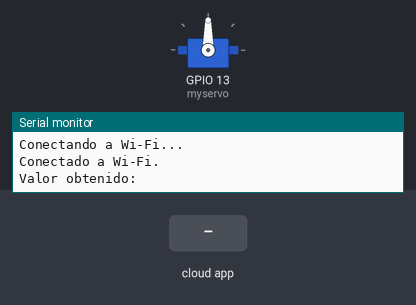
Bench run of a sketch on a simulated ESP32. On the bench: servo, the last lines printed to the serial monitor. Inputs (shaded band) come from the test bench. WiFi joins after 1.5 s; servers stay silent unless stated; the Firebase database answers and starts empty.

Above: at 2.7 s.
2.8 s: the phone or cloud app sets ESP32 to 1
At 2.95 s:
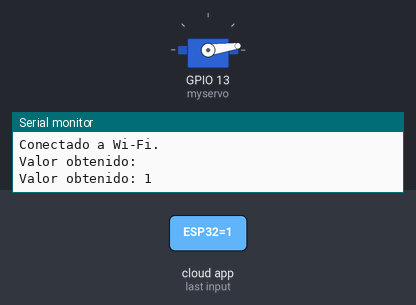
At 3.55 s:
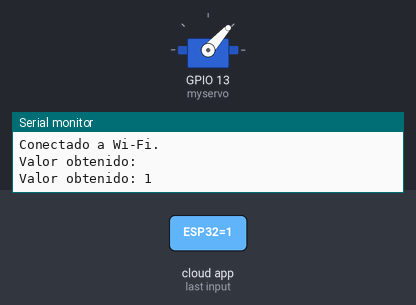
Timing chart, 0 to 5.8 s (numbered marks = the images above; inputs shaded):
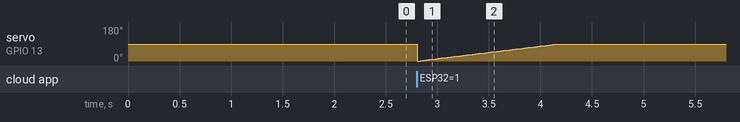

The sketch:

CodigoDaniel.ino
```cpp
//Paso 1
#include <WiFi.h>
#include <ESP32Servo.h>

#include <FirebaseESP32.h>

const char* ssid = "IDSS";
const char* password = "password";

const char* firebaseHost = "https://xxxxxxxxxxxxxxxxxxxxxxxxxxx.firebaseio.com/";
const char* firebaseAuth = "xxxxxxxxxxxxxxxxxxxxxxxxxxxxxxxxxxxxxxxx";

Servo myservo;
int pos = 0;

FirebaseData firebaseData;

void setup() {
  myservo.attach(13);
  Serial.begin(115200);
  WiFi.begin(ssid, password);
  while (WiFi.status() != WL_CONNECTED) {
    delay(500);
    Serial.println("Conectando a Wi-Fi...");
  }
  Serial.println("Conectado a Wi-Fi.");

  Firebase.begin(firebaseHost, firebaseAuth);
}

void loop() {
  if (Firebase.get(firebaseData, "/ESP32")) {
    if (firebaseData.dataType() == "string") {
      String value = firebaseData.stringData();
      Serial.print("Valor obtenido: ");
      Serial.println(value);
      if(value == "1"){
        for (pos = 0; pos <= 90; pos += 1) { // goes from 0 degrees to 180 degrees
          // in steps of 1 degree
          myservo.write(pos);              // tell servo to go to position in variable 'pos'
          delay(15);                       // waits 15ms for the servo to reach the position
        }
        delay(61000);

        for (pos = 90; pos >= 0; pos -= 1) { // goes from 180 degrees to 0 degrees
          myservo.write(pos);              // tell servo to go to position in variable 'pos'
          delay(15);                       // waits 15ms for the servo to reach the position
        }
      }

    }
  }

  delay(1000);
}
```
